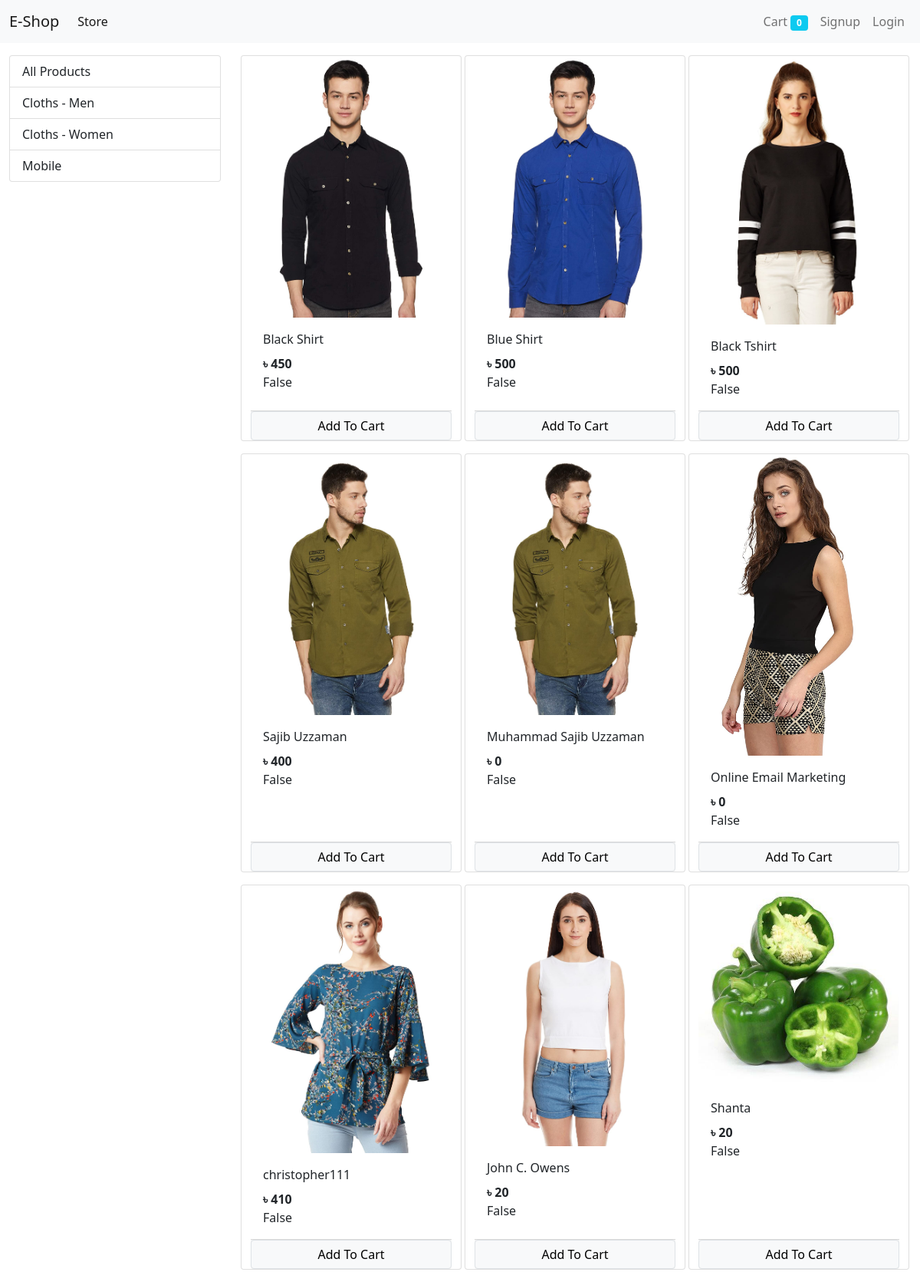
The page / on the database its author committed.
### store/models/category.py (models this page shows, shortened)
class Category(models.Model):
    name = models.CharField(max_length=20)
    @staticmethod
    def get_all_categories():
        return Category.objects.all()

### store/models/product.py (models this page shows, shortened)
class Product(models.Model):
    name = models.CharField(max_length=50)
    price = models.IntegerField(default=0)
    category = models.ForeignKey(Category, on_delete=models.CASCADE, default=1)
    description = models.CharField(max_length=200, default='', null=True, blank=True)
    image = models.ImageField(upload_to='uploads/products/')
    @staticmethod
    def get_all_products():
        return Product.objects.all()

### store/views/index.py (the view, shortened to what this page needs)
# urls.py: path('', index.Index.as_view(), name='index'),
class Index(View):
    def get(self, request):
        cart = request.session.get('cart')
        if not cart:
            request.session['cart'] = {}
        products = None
        categories = Category.get_all_categories()
        categoryID = request.GET.get('category')
        if categoryID:
            products = Product.get_all_products_by_categoryid(categoryID)
        else:
            products = Product.get_all_products()
        diction = {
            'products': products,
            'categories': categories,
        }
        return render(request, 'index.html', context=diction)

### store/templatetags/cart.py (called while the page is built)
@register.filter(name="is_in_cart")
def is_in_cart(product, cart):
    keys = cart.keys()
    for id in keys:
        if int(id) == product.id:
            return True
    return False

### store/templatetags/custom_filter.py (called while the page is built)
@register.filter(name="currency")
def currency(number):
    return '৳ '+str(number)

### store/templates/index.html (shortened to what this page needs)
{% extends 'base.html' %}
{% block content %}
{% load cart %}
{% load custom_filter %}
<div class='container-fluid mt-3'>
    <div class="row">
        <div class='col-lg-3 mx-auto'>
            <div class="list-group">
                <a href="{% url 'index' %}" class="list-group-item list-group-item-action">All Products</a>
                {% for category in categories %}
                <a href="/?category={{ category.id }}"
                    class="list-group-item list-group-item-action">{{ category.name }}</a>
                {% endfor %}
            </div>
        </div>
        <div id="products" class='col-lg-9 mx-auto'>
            <div class="row mx-auto">
                {% for product in products %}
                <div class="card mx-auto mb-3" id="{{product.id}}" style="width: 18rem;">
                    <img src="{{ product.image.url }}" class="card-img-top" alt="Card image cap">
                    <div class="card-body">
                        <p class="card-title">{{ product.name }}</p>
                        <p class="card-text"><b>{{ product.price|currency }}</b></p>
                        {{ product|is_in_cart:request.session.cart }}
                    </div>
                    <div class="card-footer p-0 no-gutters">
                        {% if product|is_in_cart:request.session.cart %}
                        <div class='row no-gutters me-0'>
                            <form action="/#{{product.id}}" method="POST" class="col-2">
                                {% csrf_token %}
                                <input hidden type="text" name="product" value="{{product.id}}">
                                <input hidden type="text" name="remove" value="True">
                                <input type="submit" value=" - " class="btn btn-block btn-secondary">
                            </form>
                            <div class="text-center col">{{ product|cart_quantity:request.session.cart }} in cart</div>
                            <form action="/#{{product.id}}" method="POST" class="col-2">
                                {% csrf_token %}
                                <input hidden type="text" name="product" value="{{product.id}}">
                                <input type="submit" value=" + " class="btn btn-block btn-secondary">
                            </form>
                        </div>
                        {% else %}
                        <form action="/#{{product.id}}" method="POST" class="">
                            <input type="submit" class="float-end btn btn-light border form-control" value="Add To Cart">
                        </form>
                        {% endif %}
                    </div>
                </div>
                {% endfor %}
            </div>
        </div>
    </div>
</div>
{% endblock content %}

### store/templates/base.html (shortened to what this page needs)
<!doctype html>
<html lang="en">
<head>
    <link href="https://cdn.jsdelivr.net/npm/bootstrap@5.0.0-beta2/dist/css/bootstrap.min.css" rel="stylesheet"
>
</head>
<body>
    <nav class="navbar navbar-expand-lg navbar-light bg-light">
        <div class="container-fluid">
          <a class="navbar-brand" href="/">E-Shop</a>
          <div class="collapse navbar-collapse" id="navbarSupportedContent">
            <ul class="navbar-nav me-auto mb-2 mb-lg-0">
              <li class="nav-item">
                <a class="nav-link active" aria-current="page" href="/">Store</a>
              </li>
            </ul>
            <ul class="navbar-nav my-2 my-lg-0">
              <li class="nav-item">
                <a class="nav-link" aria-current="page" href="{% url 'cart' %}">Cart
                  <span class="badge bg-info">{{request.session.cart.keys|length}}</span>
                </a>
              </li>
              {% if request.session.customer %}
              <li class="nav-item">
                <a class="nav-link" aria-current="page" href="{% url 'orders' %}">Orders</a>
              </li>
              <li class="nav-item">
                <a class="nav-link" aria-current="page" href="{% url 'logout' %}">Logout</a>
              </li>
              {% else %}
              <li class="nav-item">
                <a class="nav-link" aria-current="page" href="{% url 'signup' %}">Signup</a>
              </li>
              <li class="nav-item">
                <a class="nav-link" aria-current="page" href="{% url 'login' %}">Login</a>
              </li>
              {% endif %}
              </ul>
          </div>
        </div>
      </nav>
   {% block content %}
   {% endblock content %}
</body>
</html>

### rows shown on the page
Category: name "Cloths - Men"
Category: name "Cloths - Women"
Category: name "Mobile"
Product: {{ product.id }} 1 (drawn), image (picture), name "Black Shirt", price "৳ 450", session "False"
Product: image (picture), name "Blue Shirt", price "৳ 500", session "False"
Product: image (picture), name "Black Tshirt", price "৳ 500", session "False"
Product: image (picture), name "Sajib Uzzaman", price "৳ 400", session "False"
Product: image (picture), name "Muhammad Sajib Uzzaman", price "৳ 0", session "False"
Product: image (picture), name "Online Email Marketing", price "৳ 0", session "False"
Product: image (picture), name "christopher111", price "৳ 410", session "False"
Product: image (picture), name "John C. Owens", price "৳ 20", session "False"
Product: image (picture), name "Shanta", price "৳ 20", session "False"

### other values the page prints
{{ request.session.cart.keys|length }} "0"
